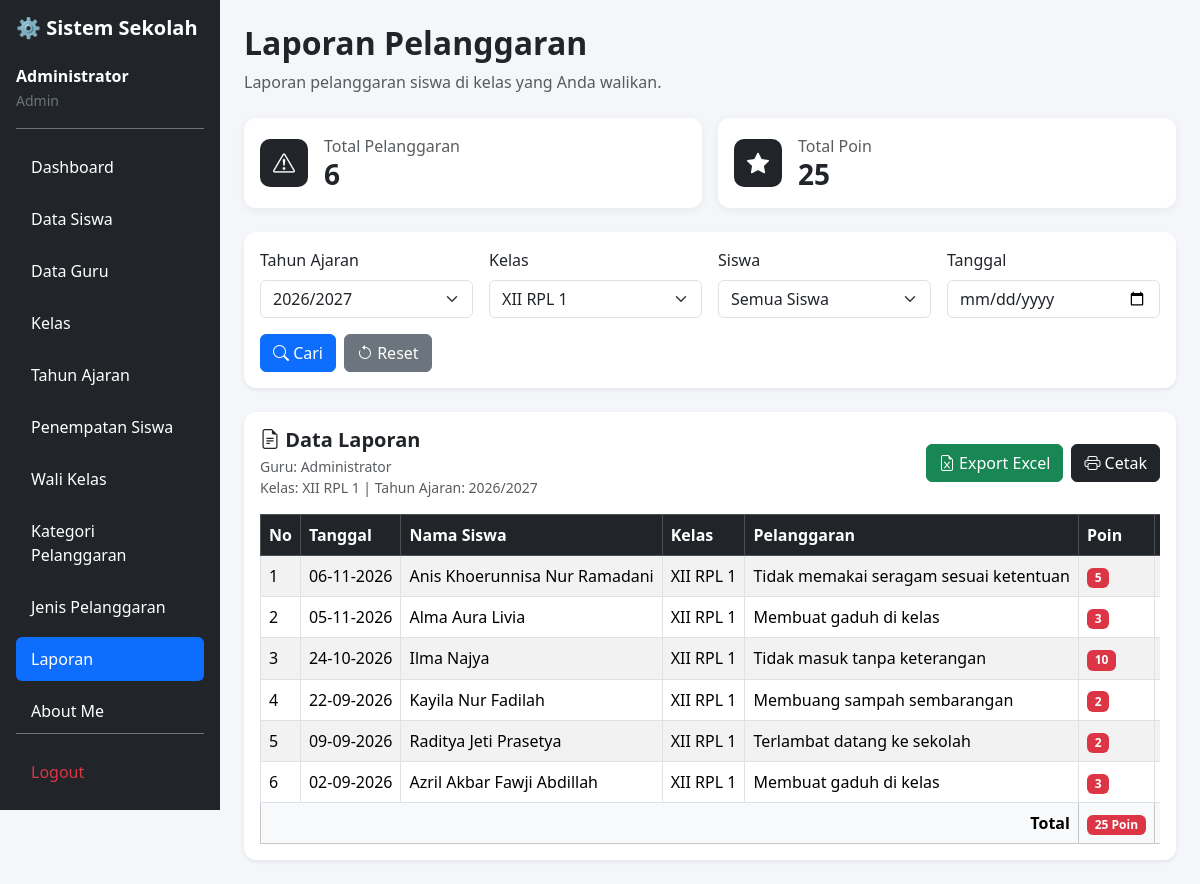
The app's page /laporan.php (signed in), older data.
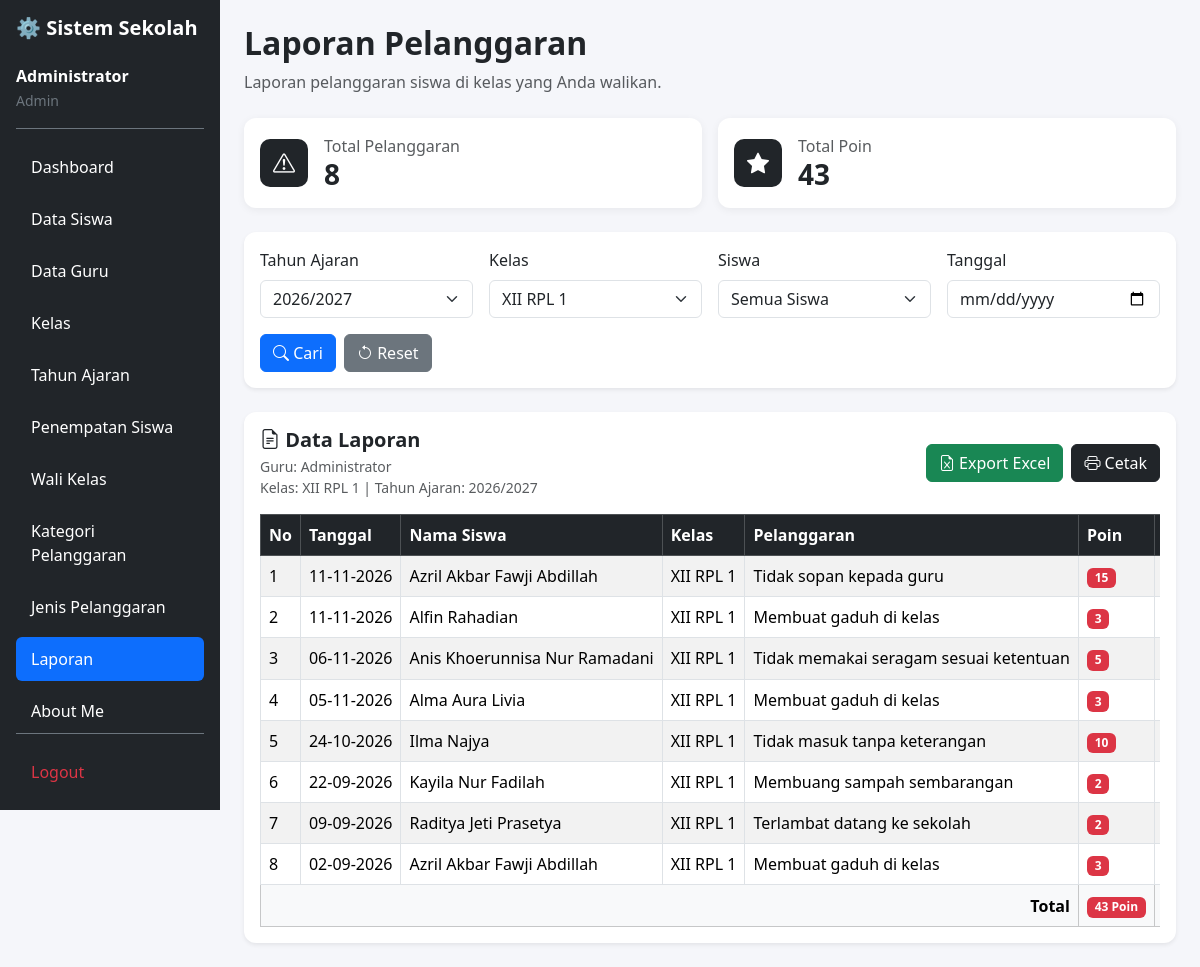
The same page, newer data.
### tables this page shows
CREATE TABLE `t_pelanggaran_siswa` (
  `id` int(11) NOT NULL,
  `tahun_ajaran_id` int(11) DEFAULT NULL,
  `siswa_id` int(11) DEFAULT NULL,
  `nama_siswa` varchar(150) NOT NULL,
  `kelas_id` int(11) DEFAULT NULL,
  `nama_kelas` varchar(100) NOT NULL,
  `pelanggaran_id` int(11) DEFAULT NULL,
  `nama_pelanggaran` varchar(150) NOT NULL,
  `pelanggaran_kategori_id` int(11) DEFAULT NULL,
  `guru_id` int(11) DEFAULT NULL,
  `nama_guru` varchar(150) NOT NULL,
  `tanggal` date DEFAULT NULL,
  `keterangan` text NOT NULL,
  `poin` int(11) NOT NULL,
  `tindakan` text NOT NULL,
  `status` varchar(30) NOT NULL,
  `created_at` timestamp NOT NULL DEFAULT current_timestamp(),
  `updated_at` timestamp NOT NULL DEFAULT current_timestamp()
);

### laporan.php (the view, shortened to what the changed rows need)
<?php
require_once __DIR__ . '/config/koneksi.php';
$role = strtolower(trim($_SESSION['role'] ?? ''));
$isAdmin = ($role === 'admin');
$isWali = !$isAdmin;
function e($value)
{
    return htmlspecialchars(
        (string)($value ?? ''),
        ENT_QUOTES,
        'UTF-8'
    );
}
function ambilData($koneksi, $sql, $types = '', $params = [])
{
    $stmt = mysqli_prepare($koneksi, $sql);
    if ($types !== '') {
        $bind = [$types];
        foreach ($params as $key => $value) {
            $bind[] = &$params[$key];
        }
        call_user_func_array(
            [$stmt, 'bind_param'],
            $bind
        );
    }
    if (!mysqli_stmt_execute($stmt)) {
        die('Eksekusi gagal: ' . mysqli_stmt_error($stmt));
    }
    $result = mysqli_stmt_get_result($stmt);
    $data = [];
    if ($result) {
        while ($row = mysqli_fetch_assoc($result)) {
            $data[] = $row;
        }
    }
    return $data;
}
function kolomAda($koneksi, $tabel, $kolom)
{
    $tabelDiizinkan = [
        't_tahun_ajaran',
        't_wali_kelas',
        't_guru'
    ];
    $result = mysqli_query(
        $koneksi,
        "SHOW COLUMNS FROM `$tabel`"
    );
    while ($row = mysqli_fetch_assoc($result)) {
        if ($row['Field'] === $kolom) {
            return true;
        }
    }
    return false;
}
if (kolomAda($koneksi, 't_tahun_ajaran', 'nama')) {
    $kolomTahun = 'nama';
} elseif (
    kolomAda($koneksi, 't_tahun_ajaran', 'nama_tahun_ajaran')
) {
    $kolomTahun = 'nama_tahun_ajaran';
} else {
    die('Kolom nama tahun ajaran tidak ditemukan.');
}
$guruId = 0;
if ($isWali) {
    if ($guruId > 0) {
        $tahunList = ambilData(
            $koneksi,
            "SELECT DISTINCT
                ta.id,
                ta.`$kolomTahun` AS nama_tahun
             FROM t_wali_kelas wk
             INNER JOIN t_tahun_ajaran ta
                ON wk.tahun_ajaran_id = ta.id
             WHERE wk.guru_id = ?
               AND wk.status_aktif = 1
             ORDER BY ta.id DESC",
            'i',
            [$guruId]
        );
    } else {
        $tahunList = [];
    }
} else {
    $tahunList = ambilData(
        $koneksi,
        "SELECT
            id,
            `$kolomTahun` AS nama_tahun
         FROM t_tahun_ajaran
         ORDER BY id DESC"
    );
}
$tahunId = isset($_GET['tahun_ajaran'])
    ? (int)$_GET['tahun_ajaran']
    : 0;
$daftarTahun = array_map(
    'intval',
    array_column($tahunList, 'id')
);
if (!in_array($tahunId, $daftarTahun, true)) {
    $tahunId = !empty($daftarTahun)
        ? $daftarTahun[0]
        : 0;
}
if ($isWali) {
    if ($guruId > 0 && $tahunId > 0) {
        $kelasList = ambilData(
            $koneksi,
            "SELECT DISTINCT
                k.id,
                k.nama
             FROM t_wali_kelas wk
             INNER JOIN t_kelas k
                ON wk.kelas_id = k.id
             WHERE wk.guru_id = ?
               AND wk.tahun_ajaran_id = ?
               AND wk.status_aktif = 1
             ORDER BY k.nama ASC",
            'ii',
            [$guruId, $tahunId]
        );
    } else {
        $kelasList = [];
    }
} else {
    $kelasList = ambilData(
        $koneksi,
        "SELECT id, nama
         FROM t_kelas
         ORDER BY nama ASC"
    );
}
$kelasId = isset($_GET['kelas'])
    ? (int)$_GET['kelas']
    : 0;
$daftarKelas = array_map(
    'intval',
    array_column($kelasList, 'id')
);
if (!in_array($kelasId, $daftarKelas, true)) {
    $kelasId = !empty($daftarKelas)
        ? $daftarKelas[0]
        : 0;
}
$dataLaporan = [];
$totalPelanggaran = 0;
$totalPoin = 0;
if ($tahunId > 0 && $kelasId > 0) {
    $sql = "
        SELECT
            ps.id,
            ps.tanggal,
            COALESCE(
                NULLIF(ps.nama_siswa, ''),
                s.nama
            ) AS nama_siswa,
            COALESCE(
                NULLIF(ps.nama_kelas, ''),
                k.nama
            ) AS nama_kelas,
            COALESCE(
                NULLIF(ps.nama_pelanggaran, ''),
                p.nama
            ) AS nama_pelanggaran,
            COALESCE(ps.poin, 0) AS poin,
            ps.keterangan,
            ps.tindakan
        FROM t_pelanggaran_siswa ps
        LEFT JOIN t_siswa s
            ON ps.siswa_id = s.id
        LEFT JOIN t_kelas k
            ON ps.kelas_id = k.id
        LEFT JOIN t_pelanggaran p
            ON ps.pelanggaran_id = p.id
        WHERE ps.tahun_ajaran_id = ?
          AND ps.kelas_id = ?
    ";
    $types = 'ii';
    $params = [$tahunId, $kelasId];
    $sql .= " ORDER BY ps.tanggal DESC, ps.id DESC";
    $dataLaporan = ambilData(
        $koneksi,
        $sql,
        $types,
        $params
    );
    $totalPelanggaran = count($dataLaporan);
    foreach ($dataLaporan as $row) {
        $totalPoin += (int)$row['poin'];
    }
}
    ?>
    <?php
if ($isAdmin) {
    $sidebarCandidates = [
        __DIR__ . '/layout/sidebar.php',
        __DIR__ . '/layout/sidebar_admin.php'
    ];
}
$sidebarPath = null;
foreach ($sidebarCandidates as $candidate) {
    if (is_file($candidate)) {
        $sidebarPath = $candidate;
        break;
    }
}
?>
<!DOCTYPE html>
<html lang="id">
<head>
    <link
        href="https://cdn.jsdelivr.net/npm/bootstrap@5.3.8/dist/css/bootstrap.min.css"
        rel="stylesheet"
    >
    <link
        href="https://cdn.jsdelivr.net/npm/bootstrap-icons@1.11.3/font/bootstrap-icons.min.css"
        rel="stylesheet"
    >
</head>
<body>
<div class="layout-wrapper">
    <aside class="sidebar-holder">
        <?php if ($sidebarPath !== null): ?>
            <?php include $sidebarPath; ?>
        <?php else: ?>
            <div class="alert alert-danger m-2">
                File sidebar tidak ditemukan.
            </div>
        <?php endif; ?>
    </aside>
    <main class="content-area">
        <div class="container-fluid">
            <div class="mb-4">
                <h2 class="fw-bold">
                    Laporan Pelanggaran
                </h2>
            </div>
            <div id="area-cetak">
                <div class="row g-3 mb-4">
                    <div class="col-md-6">
                        <div class="card stat-card h-100">
                            <div class="card-body d-flex align-items-center gap-3">
                                <div>
                                    <div class="text-muted">
                                        Total Pelanggaran
                                    </div>
                                    <h3 class="fw-bold mb-0">
                                        <?= $totalPelanggaran ?>
                                    </h3>
                                </div>
                            </div>
                        </div>
                    </div>
                    <div class="col-md-6">
                        <div class="card stat-card h-100">
                            <div class="card-body d-flex align-items-center gap-3">
                                <div>
                                    <div class="text-muted">
                                        Total Poin
                                    </div>
                                    <h3 class="fw-bold mb-0">
                                        <?= $totalPoin ?>
                                    </h3>
                                </div>
                            </div>
                        </div>
                    </div>
                </div>
                <div class="card shadow-sm border-0">
                    <div class="card-body">
                        <div class="table-responsive">
                            <table class="table table-bordered table-striped align-middle mb-0">
                                <thead class="table-dark">
                                    <tr>
                                        <th>No</th>
                                        <th>Tanggal</th>
                                        <th>Nama Siswa</th>
                                        <th>Kelas</th>
                                        <th>Pelanggaran</th>
                                        <th>Poin</th>
                                        <th>Keterangan</th>
                                    </tr>
                                </thead>
                                <tbody>
                                    <?php if (!empty($dataLaporan)): ?>
                                        <?php foreach ($dataLaporan as $i => $row): ?>
                                            <tr>
                                                <td><?= $i + 1 ?></td>
                                                <td>
                                                    <?= !empty($row['tanggal'])
                                                        ? e(date('d-m-Y', strtotime($row['tanggal'])))
                                                        : '-' ?>
                                                </td>
                                                <td>
                                                    <?= e($row['nama_siswa']) ?>
                                                </td>
                                                <td>
                                                    <?= e($row['nama_kelas']) ?>
                                                </td>
                                                <td>
                                                    <?= e($row['nama_pelanggaran']) ?>
                                                </td>
                                                <td>
                                                    <span class="badge bg-danger">
                                                        <?= (int)$row['poin'] ?>
                                                    </span>
                                                </td>
                                                <td>
                                                </td>
                                            </tr>
                                        <?php endforeach; ?>
                                    <?php endif; ?>
                                </tbody>
                                <?php if (!empty($dataLaporan)): ?>
                                    <tfoot class="table-light fw-bold">
                                        <tr>
                                            <td colspan="5" class="text-end">
                                                Total
                                            </td>
                                            <td>
                                                <span class="badge bg-danger">
                                                    <?= $totalPoin ?> Poin
                                                </span>
                                            </td>
                                            <td colspan="2">
                                            </td>
                                        </tr>
                                    </tfoot>
                                <?php endif; ?>
                            </table>
                        </div>
                    </div>
                </div>
            </div>
        </div>
    </main>
</div>
</body>
</html>

### layout/sidebar.php (shortened to what the changed rows need)
<?php
$current_page = basename($_SERVER['PHP_SELF']);
$role = strtolower(trim($_SESSION['role'] ?? ''));
if ($role === 'admin') {
    $menu = [
        ['Dashboard', 'dashboard.php'],
        ['Data Siswa', 'data_siswa.php'],
        ['Data Guru', 'data_guru.php'],
        ['Kelas', 'data_kelas.php'],
        ['Tahun Ajaran', 'tahun_ajaran.php'],
        ['Penempatan Siswa', 'penempatan_siswa.php'],
        ['Wali Kelas', 'wali_kelas.php'],
        ['Kategori Pelanggaran', 'kategori_pelanggaran.php'],
        ['Jenis Pelanggaran', 'jenis_pelanggaran.php'],
        ['Laporan', 'laporan.php'],
        ['About Me', 'about_me.php']
    ];
} else {
    $menu = [];
}
?>
<div class="bg-dark text-white min-vh-100 d-flex flex-column p-3"
     style="width:275px; position:fixed; top:0; left:0; overflow-y:auto; z-index:1000;">
    <ul class="nav nav-pills flex-column gap-2">
        <?php foreach ($menu as $item): ?>
            <li class="nav-item">
                <a href="<?= htmlspecialchars($item[1]) ?>"
                   class="nav-link <?= ($current_page === $item[1]) ? 'active' : 'text-white' ?>">
                    <?= htmlspecialchars($item[0]) ?>
                </a>
            </li>
        <?php endforeach; ?>
    </ul>
</div>

Row changes from the older to the newer data that the page shows:
added t_pelanggaran_siswa: tanggal "11-11-2026", nama_siswa "Azril Akbar Fawji Abdillah", nama_kelas "XII RPL 1", nama_pelanggaran "Tidak sopan kepada guru", poin "15"
added t_pelanggaran_siswa: tanggal "11-11-2026", nama_siswa "Alfin Rahadian", nama_kelas "XII RPL 1", nama_pelanggaran "Membuat gaduh di kelas", poin "3"
Text that changed along with them:
$totalPelanggaran: "6" → "8"
$totalPoin: "25" → "43"
